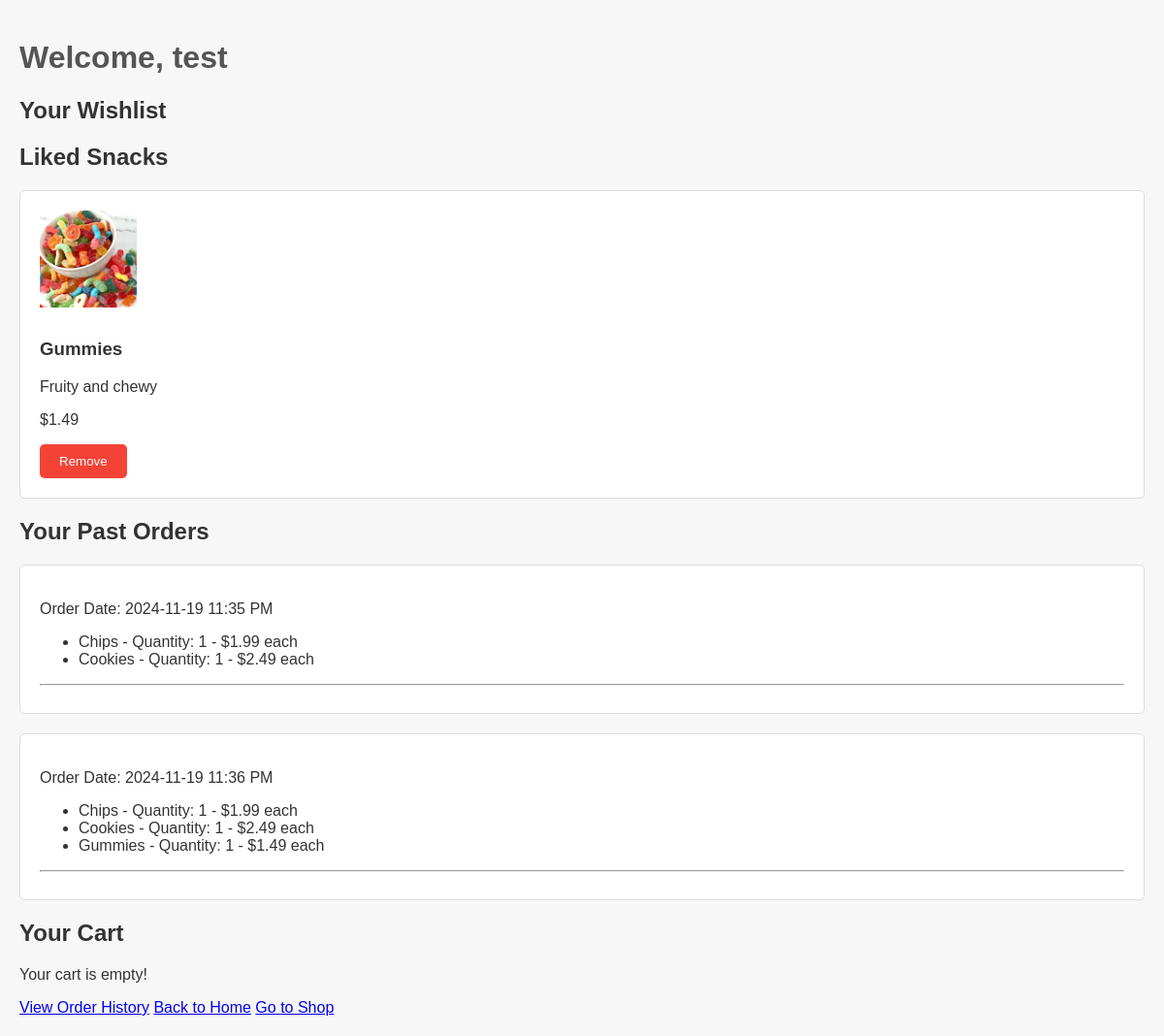
The page /profile (signed in) on the database its author committed.
### application/app.py (models this page shows)
class User(db.Model):
    id = db.Column(db.Integer, primary_key=True)
    username = db.Column(db.String(50), nullable=False, unique=True)
    email = db.Column(db.String(100), nullable=False, unique=True)
    password_hash = db.Column(db.String(100), nullable=False)

class Snack(db.Model):
    id = db.Column(db.Integer, primary_key=True)
    name = db.Column(db.String(100), nullable=False)
    description = db.Column(db.String(200), nullable=False)
    price = db.Column(db.Float, nullable=False)

class Order(db.Model):
    id = db.Column(db.Integer, primary_key=True)
    user_id = db.Column(db.Integer, db.ForeignKey('user.id'), nullable=False)
    date = db.Column(db.DateTime, default=datetime.now)
    user = db.relationship('User', backref=db.backref('orders', lazy=True))
    order_items = db.relationship('OrderItem', backref='order', lazy=True)

class OrderItem(db.Model):
    id = db.Column(db.Integer, primary_key=True)
    order_id = db.Column(db.Integer, db.ForeignKey('order.id'), nullable=False)
    snack_id = db.Column(db.Integer, db.ForeignKey('snack.id'), nullable=False)
    quantity = db.Column(db.Integer, nullable=False)
    snack = db.relationship('Snack', backref=db.backref('order_items', lazy=True))

### application/app.py (the view, shortened to what this page needs)
@app.route('/profile')
def profile():
    form = EmptyForm()
    if 'user_id' not in session or not session.get('logged_in'):
        return redirect(url_for('login'))
    if 'user_id' in session:
        user_id = session['user_id']
        user = User.query.filter_by(id=user_id).first()
        cart = Cart.query.filter_by(user_id=user_id).first()
        detailed_cart_items = []
        wishlist = Wishlist.query.filter_by(user_id=user_id).all()
        liked_snacks = LikedSnack.query.filter_by(user_id=user_id).all()
        liked_snacks_list = [Snack.query.get(liked_snack.snack_id) for liked_snack in liked_snacks]
        orders = Order.query.filter_by(user_id=user_id).all()
        return render_template(
            'profile.html',
            user=user,
            wishlist=wishlist,
            liked_snacks=liked_snacks_list,
            cart_items=detailed_cart_items,
            orders=orders,
            form=form
        )
    return redirect(url_for('login'))

### application/app.py (called while the page is built)
@app.before_request
def make_session_permanent():
    session.permanent = True

@app.teardown_request
def clear_session_on_teardown(exception=None):
    session.clear()

### application/templates/profile.html (shortened to what this page needs)
<!doctype html>
<html lang="en">
<head>
</head>
<body>
    <h1>Welcome, {{ user.username }}</h1>
    <h2>Your Wishlist</h2>
    <h2>Liked Snacks</h2>
    {% for snack in liked_snacks %}
        <div class="snack">
            <img src="{{ url_for('static', filename='images/' + snack.name | lower + '.jpg') }}" alt="Image of {{ snack.name }}">
            <h3>{{ snack.name }}</h3>
            <p>{{ snack.description }}</p>
            <p>${{ snack.price }}</p>
            <form action="{{ url_for('toggle_like', snack_id=snack.id) }}" method="post">
                <button type="submit">Remove</button>
            </form>
        </div>
    {% endfor %}
    <h2>Your Past Orders</h2>
    {% if orders %}
        {% for order in orders %}
            <div class="order">
                <p class="order-date">Order Date: {{ order.date.strftime('%Y-%m-%d %I:%M %p') }}</p>
                <ul>
                {% for item in order.order_items %}
                    <li class="order-item">{{ item.snack.name }} - Quantity: {{ item.quantity }} - ${{ item.snack.price }} each</li>
                {% endfor %}
                </ul>
                <hr>
            </div>
        {% endfor %}
    {% else %}
        <p>You have no past orders.</p>
    {% endif %}
    <h2>Your Cart</h2>
    {% if cart_items %}
        <ul>
        {% for item in cart_items %}
            <li>{{ item.name }} - Quantity: {{ item.quantity }} - ${{ item.price }} each</li>
        {% endfor %}
        </ul>
        <a href="{{ url_for('checkout') }}" class="checkout-button">Proceed to Checkout</a>
    {% else %}
        <p>Your cart is empty!</p>
    {% endif %}
    <a href="{{ url_for('order_history') }}">View Order History</a>
    <a href="{{ url_for('index') }}">Back to Home</a>
    <a href="{{ url_for('shop') }}">Go to Shop</a>
</body>
</html>

### application/templates/profile.html (style rules this page uses)
body { font-family: Arial, sans-serif; background-color: #f7f7f7; color: #333; margin: 0; padding: 20px; }
h1 { color: #555; }
.snack, .order { background: #fff; padding: 20px; border: 1px solid #ddd; border-radius: 5px; margin-bottom: 20px; }
button { background: #f44336; color: white; padding: 10px 20px; border: none; border-radius: 5px; cursor: pointer; }
.snack img { width: 100px; height: 100px; object-fit: cover; margin-bottom: 10px; }

### rows shown on the page
User: username "test"
Snack: name "Gummies", description "Fruity and chewy", price "1.49"
Order: date "2024-11-19 11:35 PM"
OrderItem: snack.name "Chips", quantity "1", snack.price "1.99"
OrderItem: snack.name "Cookies", quantity "1", snack.price "2.49"
Order: date "2024-11-19 11:36 PM"
OrderItem: snack.name "Chips", quantity "1", snack.price "1.99"
OrderItem: snack.name "Cookies", quantity "1", snack.price "2.49"
OrderItem: snack.name "Gummies", quantity "1", snack.price "1.49"
